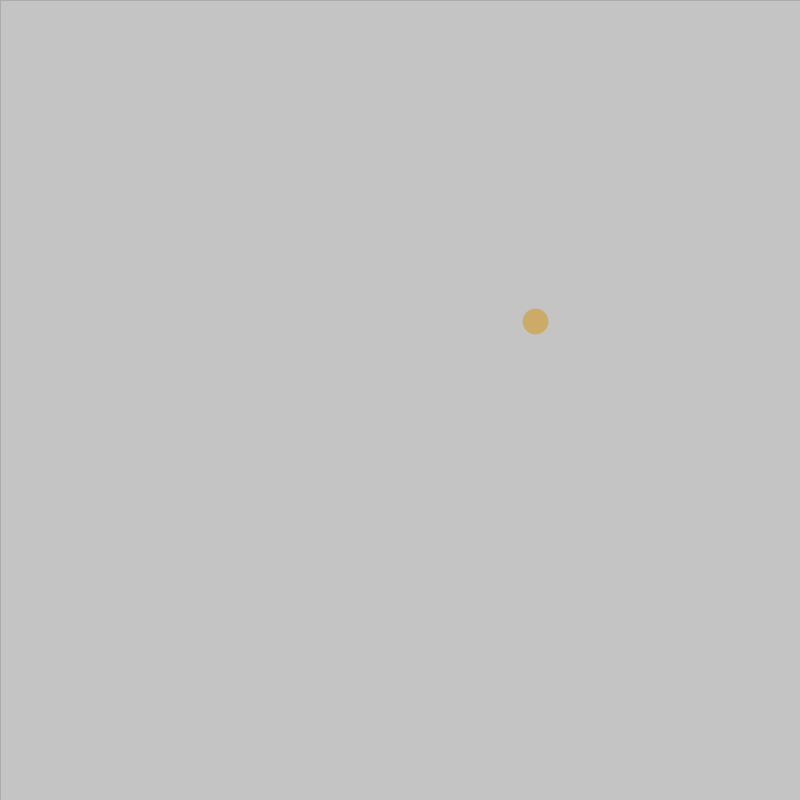
Frame 1 (no input)
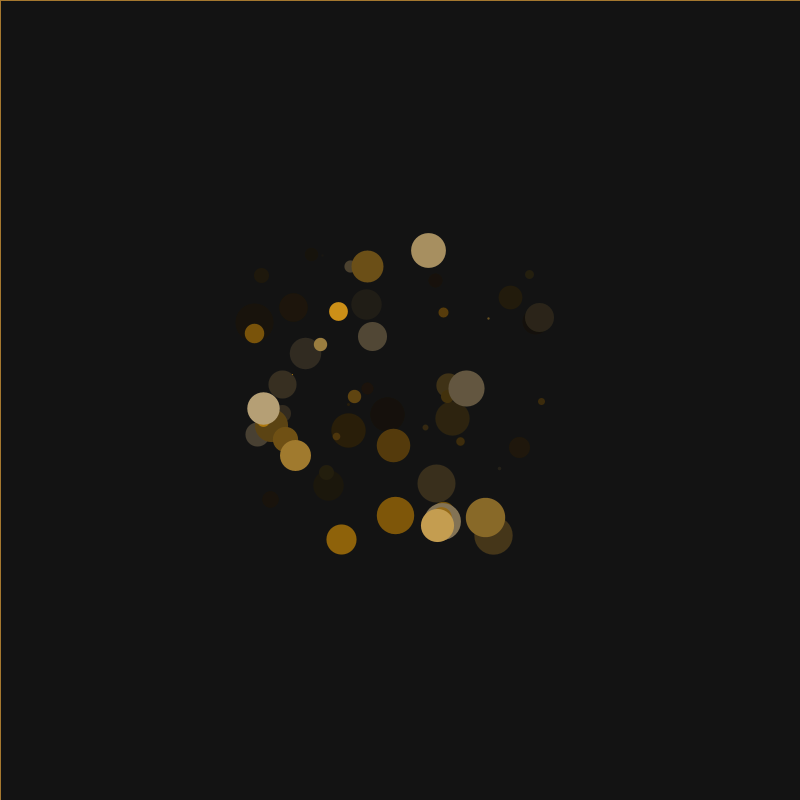
Frame 60 (the mouse pressed at the canvas centre just before this capture)
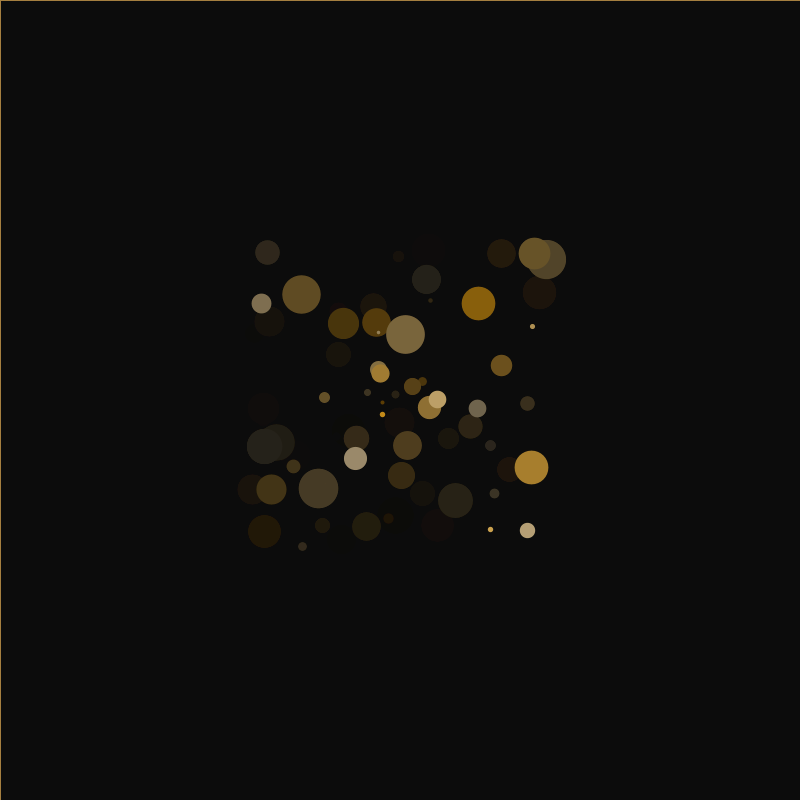
Frame 120 (the mouse held since frame 60 and released just before this capture)

The Processing sketch that drew these frames (run headless with seeded random() and noise(); from frame 60 on, the mouse is pressed at the canvas centre):

// Processing sketch: processing_Crashcourse
// ── processing_Crashcourse.pde
int dotsHue = 40; // Global variable

void setup() {
  size(800, 800);
  pixelDensity(displayDensity()); // For retina and other high res displays
  colorMode(HSB, 360, 100, 100); // HSB color mode for the win!
  println("hi!");
}

void draw() {  
  //background(0); 
  // println("hi again!");
  // A Trick: Fades out previous drawings.
  // Make a rectangle cover previous drawings...     
  // ...but fill it with 10% opacity only
  fill(0, 10);
  strokeWeight(0);
  rect(0, 0, width, height);

  // Placing points randomly, starting from center of screen.
  strokeWeight(random(40));
  stroke(dotsHue, random(30, 100), 80);
  // Local variables
  int centerX = width/2; // Center of x-axis 
  int centerY = height/2; // Center of y-axis 
  int area = 150; 
  point(centerX+random(-area, area), centerY+random(-area, area));
}

void keyPressed() {
  println("key was pressed, hooray!");
  if (key == 'x') {
    background(360);
    dotsHue = int(random(100, 300)); // Set a new random hue for points
  }
}
